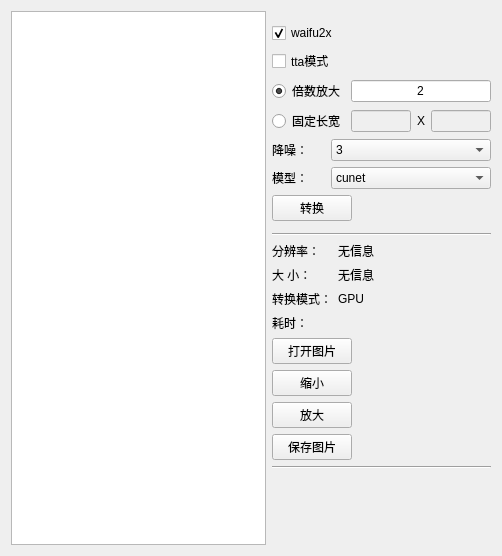
<?xml version="1.0" encoding="UTF-8"?>
<ui version="4.0">
 <class>Waifu2xTool</class>
 <widget class="QWidget" name="Waifu2xTool">
  <property name="geometry">
   <rect>
    <x>0</x>
    <y>0</y>
    <width>502</width>
    <height>556</height>
   </rect>
  </property>
  <property name="windowTitle">
   <string>图片查看</string>
  </property>
  <layout class="QGridLayout" name="gridLayout">
   <item row="0" column="0">
    <widget class="QGraphicsView" name="graphicsView"/>
   </item>
   <item row="0" column="1">
    <layout class="QVBoxLayout" name="verticalLayout">
     <item>
      <widget class="Line" name="line_3">
       <property name="orientation">
        <enum>Qt::Vertical</enum>
       </property>
      </widget>
     </item>
     <item>
      <layout class="QVBoxLayout" name="verticalLayout_2">
       <item>
        <widget class="Line" name="line_5">
         <property name="orientation">
          <enum>Qt::Vertical</enum>
         </property>
        </widget>
       </item>
       <item>
        <widget class="QCheckBox" name="checkBox">
         <property name="maximumSize">
          <size>
           <width>100</width>
           <height>16777215</height>
          </size>
         </property>
         <property name="text">
          <string>waifu2x</string>
         </property>
         <property name="checked">
          <bool>true</bool>
         </property>
        </widget>
       </item>
       <item>
        <widget class="QCheckBox" name="ttaModel">
         <property name="maximumSize">
          <size>
           <width>100</width>
           <height>16777215</height>
          </size>
         </property>
         <property name="toolTip">
          <string>画质提升，耗时增加</string>
         </property>
         <property name="text">
          <string>tta模式</string>
         </property>
        </widget>
       </item>
       <item>
        <layout class="QHBoxLayout" name="horizontalLayout_3">
         <item>
          <widget class="QRadioButton" name="scaleRadio">
           <property name="maximumSize">
            <size>
             <width>100</width>
             <height>16777215</height>
            </size>
           </property>
           <property name="text">
            <string>倍数放大</string>
           </property>
           <property name="checked">
            <bool>true</bool>
           </property>
           <attribute name="buttonGroup">
            <string notr="true">buttonGroup_2</string>
           </attribute>
          </widget>
         </item>
         <item>
          <widget class="QLineEdit" name="scaleEdit">
           <property name="maximumSize">
            <size>
             <width>160</width>
             <height>16777215</height>
            </size>
           </property>
           <property name="text">
            <string>2</string>
           </property>
           <property name="alignment">
            <set>Qt::AlignCenter</set>
           </property>
          </widget>
         </item>
        </layout>
       </item>
       <item>
        <layout class="QHBoxLayout" name="horizontalLayout_4">
         <item>
          <widget class="QRadioButton" name="heighRadio">
           <property name="maximumSize">
            <size>
             <width>100</width>
             <height>16777215</height>
            </size>
           </property>
           <property name="text">
            <string>固定长宽</string>
           </property>
           <attribute name="buttonGroup">
            <string notr="true">buttonGroup_2</string>
           </attribute>
          </widget>
         </item>
         <item>
          <widget class="QLineEdit" name="widthEdit">
           <property name="enabled">
            <bool>false</bool>
           </property>
           <property name="maximumSize">
            <size>
             <width>60</width>
             <height>16777215</height>
            </size>
           </property>
           <property name="alignment">
            <set>Qt::AlignCenter</set>
           </property>
          </widget>
         </item>
         <item>
          <widget class="QLabel" name="label_2">
           <property name="maximumSize">
            <size>
             <width>20</width>
             <height>16777215</height>
            </size>
           </property>
           <property name="text">
            <string>X</string>
           </property>
          </widget>
         </item>
         <item>
          <widget class="QLineEdit" name="heighEdit">
           <property name="enabled">
            <bool>false</bool>
           </property>
           <property name="maximumSize">
            <size>
             <width>60</width>
             <height>16777215</height>
            </size>
           </property>
           <property name="alignment">
            <set>Qt::AlignCenter</set>
           </property>
          </widget>
         </item>
        </layout>
       </item>
       <item>
        <layout class="QHBoxLayout" name="horizontalLayout_5">
         <item>
          <widget class="QLabel" name="label_4">
           <property name="maximumSize">
            <size>
             <width>60</width>
             <height>16777215</height>
            </size>
           </property>
           <property name="text">
            <string>降噪：</string>
           </property>
          </widget>
         </item>
         <item>
          <widget class="QComboBox" name="noiseCombox">
           <property name="minimumSize">
            <size>
             <width>160</width>
             <height>0</height>
            </size>
           </property>
           <property name="maximumSize">
            <size>
             <width>160</width>
             <height>16777215</height>
            </size>
           </property>
           <item>
            <property name="text">
             <string>3</string>
            </property>
           </item>
           <item>
            <property name="text">
             <string>2</string>
            </property>
           </item>
           <item>
            <property name="text">
             <string>1</string>
            </property>
           </item>
           <item>
            <property name="text">
             <string>0</string>
            </property>
           </item>
           <item>
            <property name="text">
             <string>-1</string>
            </property>
           </item>
          </widget>
         </item>
        </layout>
       </item>
       <item>
        <layout class="QHBoxLayout" name="horizontalLayout_6">
         <item>
          <widget class="QLabel" name="label_5">
           <property name="maximumSize">
            <size>
             <width>60</width>
             <height>16777215</height>
            </size>
           </property>
           <property name="text">
            <string>模型：</string>
           </property>
          </widget>
         </item>
         <item>
          <widget class="QComboBox" name="comboBox">
           <property name="minimumSize">
            <size>
             <width>160</width>
             <height>0</height>
            </size>
           </property>
           <property name="maximumSize">
            <size>
             <width>160</width>
             <height>16777215</height>
            </size>
           </property>
           <item>
            <property name="text">
             <string>cunet</string>
            </property>
           </item>
           <item>
            <property name="text">
             <string>photo</string>
            </property>
           </item>
           <item>
            <property name="text">
             <string>anime_style_art_rgb</string>
            </property>
           </item>
          </widget>
         </item>
        </layout>
       </item>
       <item>
        <layout class="QHBoxLayout" name="horizontalLayout_7"/>
       </item>
       <item alignment="Qt::AlignLeft">
        <widget class="QPushButton" name="changeButton">
         <property name="maximumSize">
          <size>
           <width>100</width>
           <height>16777215</height>
          </size>
         </property>
         <property name="text">
          <string>转换</string>
         </property>
        </widget>
       </item>
      </layout>
     </item>
     <item>
      <widget class="Line" name="line">
       <property name="orientation">
        <enum>Qt::Vertical</enum>
       </property>
      </widget>
     </item>
     <item>
      <widget class="Line" name="line_4">
       <property name="orientation">
        <enum>Qt::Horizontal</enum>
       </property>
      </widget>
     </item>
     <item>
      <layout class="QVBoxLayout" name="verticalLayout_3">
       <item>
        <layout class="QHBoxLayout" name="horizontalLayout_8">
         <item>
          <widget class="QLabel" name="label_8">
           <property name="maximumSize">
            <size>
             <width>60</width>
             <height>16777215</height>
            </size>
           </property>
           <property name="text">
            <string>分辨率：</string>
           </property>
          </widget>
         </item>
         <item>
          <widget class="QLabel" name="resolutionLabel">
           <property name="maximumSize">
            <size>
             <width>160</width>
             <height>16777215</height>
            </size>
           </property>
           <property name="text">
            <string>无信息</string>
           </property>
          </widget>
         </item>
        </layout>
       </item>
       <item>
        <layout class="QHBoxLayout" name="horizontalLayout_9">
         <item>
          <widget class="QLabel" name="label_10">
           <property name="maximumSize">
            <size>
             <width>60</width>
             <height>16777215</height>
            </size>
           </property>
           <property name="text">
            <string>大 小：</string>
           </property>
          </widget>
         </item>
         <item>
          <widget class="QLabel" name="sizeLabel">
           <property name="maximumSize">
            <size>
             <width>160</width>
             <height>16777215</height>
            </size>
           </property>
           <property name="text">
            <string>无信息</string>
           </property>
          </widget>
         </item>
        </layout>
       </item>
       <item>
        <layout class="QHBoxLayout" name="horizontalLayout_11">
         <item>
          <widget class="QLabel" name="label_9">
           <property name="maximumSize">
            <size>
             <width>60</width>
             <height>16777215</height>
            </size>
           </property>
           <property name="text">
            <string>转换模式：</string>
           </property>
          </widget>
         </item>
         <item>
          <widget class="QLabel" name="gpuLabel">
           <property name="text">
            <string>GPU</string>
           </property>
          </widget>
         </item>
        </layout>
       </item>
       <item>
        <layout class="QHBoxLayout" name="horizontalLayout_10">
         <item>
          <widget class="QLabel" name="label_6">
           <property name="maximumSize">
            <size>
             <width>60</width>
             <height>16777215</height>
            </size>
           </property>
           <property name="text">
            <string>耗时：</string>
           </property>
          </widget>
         </item>
         <item>
          <widget class="QLabel" name="tickLabel">
           <property name="maximumSize">
            <size>
             <width>160</width>
             <height>16777215</height>
            </size>
           </property>
           <property name="text">
            <string/>
           </property>
          </widget>
         </item>
        </layout>
       </item>
       <item alignment="Qt::AlignLeft">
        <widget class="QPushButton" name="oepnButton">
         <property name="maximumSize">
          <size>
           <width>100</width>
           <height>16777215</height>
          </size>
         </property>
         <property name="text">
          <string>打开图片</string>
         </property>
        </widget>
       </item>
       <item>
        <layout class="QHBoxLayout" name="horizontalLayout_2"/>
       </item>
       <item alignment="Qt::AlignLeft">
        <widget class="QPushButton" name="pushButton_3">
         <property name="maximumSize">
          <size>
           <width>100</width>
           <height>16777215</height>
          </size>
         </property>
         <property name="text">
          <string>缩小</string>
         </property>
        </widget>
       </item>
       <item alignment="Qt::AlignLeft">
        <widget class="QPushButton" name="pushButton">
         <property name="maximumSize">
          <size>
           <width>100</width>
           <height>16777215</height>
          </size>
         </property>
         <property name="text">
          <string>放大</string>
         </property>
        </widget>
       </item>
       <item alignment="Qt::AlignLeft">
        <widget class="QPushButton" name="saveButton">
         <property name="maximumSize">
          <size>
           <width>100</width>
           <height>16777215</height>
          </size>
         </property>
         <property name="text">
          <string>保存图片</string>
         </property>
        </widget>
       </item>
      </layout>
     </item>
     <item>
      <widget class="Line" name="line_6">
       <property name="orientation">
        <enum>Qt::Horizontal</enum>
       </property>
      </widget>
     </item>
     <item>
      <spacer name="verticalSpacer">
       <property name="orientation">
        <enum>Qt::Vertical</enum>
       </property>
       <property name="sizeHint" stdset="0">
        <size>
         <width>20</width>
         <height>40</height>
        </size>
       </property>
      </spacer>
     </item>
     <item>
      <widget class="Line" name="line_2">
       <property name="orientation">
        <enum>Qt::Vertical</enum>
       </property>
      </widget>
     </item>
    </layout>
   </item>
  </layout>
 </widget>
 <resources/>
 <connections>
  <connection>
   <sender>checkBox</sender>
   <signal>clicked()</signal>
   <receiver>Waifu2xTool</receiver>
   <slot>SwithPicture()</slot>
   <hints>
    <hint type="sourcelabel">
     <x>371</x>
     <y>42</y>
    </hint>
    <hint type="destinationlabel">
     <x>386</x>
     <y>545</y>
    </hint>
   </hints>
  </connection>
  <connection>
   <sender>saveButton</sender>
   <signal>clicked()</signal>
   <receiver>Waifu2xTool</receiver>
   <slot>SavePicture()</slot>
   <hints>
    <hint type="sourcelabel">
     <x>346</x>
     <y>461</y>
    </hint>
    <hint type="destinationlabel">
     <x>0</x>
     <y>378</y>
    </hint>
   </hints>
  </connection>
  <connection>
   <sender>heighEdit</sender>
   <signal>textChanged(QString)</signal>
   <receiver>Waifu2xTool</receiver>
   <slot>CheckScaleRadio()</slot>
   <hints>
    <hint type="sourcelabel">
     <x>488</x>
     <y>123</y>
    </hint>
    <hint type="destinationlabel">
     <x>386</x>
     <y>545</y>
    </hint>
   </hints>
  </connection>
  <connection>
   <sender>pushButton_3</sender>
   <signal>clicked()</signal>
   <receiver>Waifu2xTool</receiver>
   <slot>ReduceScalePic()</slot>
   <hints>
    <hint type="sourcelabel">
     <x>346</x>
     <y>401</y>
    </hint>
    <hint type="destinationlabel">
     <x>0</x>
     <y>300</y>
    </hint>
   </hints>
  </connection>
  <connection>
   <sender>heighRadio</sender>
   <signal>clicked()</signal>
   <receiver>Waifu2xTool</receiver>
   <slot>CheckScaleRadio()</slot>
   <hints>
    <hint type="sourcelabel">
     <x>343</x>
     <y>123</y>
    </hint>
    <hint type="destinationlabel">
     <x>221</x>
     <y>545</y>
    </hint>
   </hints>
  </connection>
  <connection>
   <sender>ttaModel</sender>
   <signal>clicked()</signal>
   <receiver>Waifu2xTool</receiver>
   <slot>CheckScaleRadio()</slot>
   <hints>
    <hint type="sourcelabel">
     <x>371</x>
     <y>68</y>
    </hint>
    <hint type="destinationlabel">
     <x>386</x>
     <y>545</y>
    </hint>
   </hints>
  </connection>
  <connection>
   <sender>oepnButton</sender>
   <signal>clicked()</signal>
   <receiver>Waifu2xTool</receiver>
   <slot>OpenPicture()</slot>
   <hints>
    <hint type="sourcelabel">
     <x>346</x>
     <y>363</y>
    </hint>
    <hint type="destinationlabel">
     <x>0</x>
     <y>204</y>
    </hint>
   </hints>
  </connection>
  <connection>
   <sender>widthEdit</sender>
   <signal>textChanged(QString)</signal>
   <receiver>Waifu2xTool</receiver>
   <slot>CheckScaleRadio()</slot>
   <hints>
    <hint type="sourcelabel">
     <x>408</x>
     <y>123</y>
    </hint>
    <hint type="destinationlabel">
     <x>250</x>
     <y>545</y>
    </hint>
   </hints>
  </connection>
  <connection>
   <sender>pushButton</sender>
   <signal>clicked()</signal>
   <receiver>Waifu2xTool</receiver>
   <slot>AddScalePic()</slot>
   <hints>
    <hint type="sourcelabel">
     <x>346</x>
     <y>431</y>
    </hint>
    <hint type="destinationlabel">
     <x>232</x>
     <y>406</y>
    </hint>
   </hints>
  </connection>
  <connection>
   <sender>scaleEdit</sender>
   <signal>textChanged(QString)</signal>
   <receiver>Waifu2xTool</receiver>
   <slot>CheckScaleRadio()</slot>
   <hints>
    <hint type="sourcelabel">
     <x>488</x>
     <y>95</y>
    </hint>
    <hint type="destinationlabel">
     <x>386</x>
     <y>545</y>
    </hint>
   </hints>
  </connection>
  <connection>
   <sender>scaleRadio</sender>
   <signal>clicked()</signal>
   <receiver>Waifu2xTool</receiver>
   <slot>CheckScaleRadio()</slot>
   <hints>
    <hint type="sourcelabel">
     <x>343</x>
     <y>95</y>
    </hint>
    <hint type="destinationlabel">
     <x>179</x>
     <y>545</y>
    </hint>
   </hints>
  </connection>
  <connection>
   <sender>comboBox</sender>
   <signal>currentIndexChanged(int)</signal>
   <receiver>Waifu2xTool</receiver>
   <slot>ChangeModel()</slot>
   <hints>
    <hint type="sourcelabel">
     <x>488</x>
     <y>181</y>
    </hint>
    <hint type="destinationlabel">
     <x>386</x>
     <y>335</y>
    </hint>
   </hints>
  </connection>
  <connection>
   <sender>changeButton</sender>
   <signal>clicked()</signal>
   <receiver>Waifu2xTool</receiver>
   <slot>StartWaifu2x()</slot>
   <hints>
    <hint type="sourcelabel">
     <x>346</x>
     <y>220</y>
    </hint>
    <hint type="destinationlabel">
     <x>386</x>
     <y>312</y>
    </hint>
   </hints>
  </connection>
  <connection>
   <sender>noiseCombox</sender>
   <signal>currentIndexChanged(int)</signal>
   <receiver>Waifu2xTool</receiver>
   <slot>CheckScaleRadio()</slot>
   <hints>
    <hint type="sourcelabel">
     <x>488</x>
     <y>152</y>
    </hint>
    <hint type="destinationlabel">
     <x>386</x>
     <y>173</y>
    </hint>
   </hints>
  </connection>
 </connections>
 <slots>
  <slot>StartWaifu2x()</slot>
  <slot>AddScalePic()</slot>
  <slot>ReduceScalePic()</slot>
  <slot>OpenPicture()</slot>
  <slot>SavePicture()</slot>
  <slot>SwithPicture()</slot>
  <slot>ChangeModel()</slot>
  <slot>CheckScaleRadio()</slot>
  <slot>SetHead()</slot>
 </slots>
 <buttongroups>
  <buttongroup name="buttonGroup_2"/>
 </buttongroups>
</ui>
